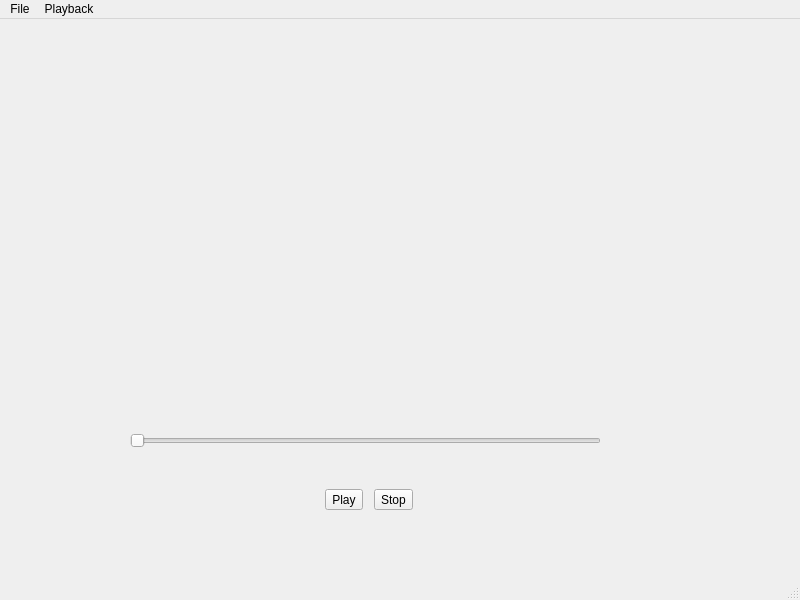
<?xml version="1.0" encoding="UTF-8"?>
<ui version="4.0">
 <class>MainWindow</class>
 <widget class="QMainWindow" name="MainWindow">
  <property name="geometry">
   <rect>
    <x>0</x>
    <y>0</y>
    <width>800</width>
    <height>600</height>
   </rect>
  </property>
  <property name="windowTitle">
   <string>MainWindow</string>
  </property>
  <widget class="QWidget" name="centralwidget">
   <widget class="QWidget" name="horizontalLayoutWidget">
    <property name="geometry">
     <rect>
      <x>320</x>
      <y>467</y>
      <width>100</width>
      <height>27</height>
     </rect>
    </property>
    <layout class="QHBoxLayout" name="controlButtonLayout">
     <item>
      <widget class="QToolButton" name="playButton">
       <property name="text">
        <string>Play</string>
       </property>
      </widget>
     </item>
     <item>
      <widget class="QToolButton" name="stopButton">
       <property name="text">
        <string>Stop</string>
       </property>
      </widget>
     </item>
    </layout>
   </widget>
   <widget class="TrackSeeker" name="trackSeeker">
    <property name="geometry">
     <rect>
      <x>130</x>
      <y>410</y>
      <width>471</width>
      <height>23</height>
     </rect>
    </property>
    <property name="orientation">
     <enum>Qt::Horizontal</enum>
    </property>
   </widget>
  </widget>
  <widget class="QMenuBar" name="menubar">
   <property name="geometry">
    <rect>
     <x>0</x>
     <y>0</y>
     <width>800</width>
     <height>19</height>
    </rect>
   </property>
   <widget class="QMenu" name="menuFile">
    <property name="title">
     <string>File</string>
    </property>
    <addaction name="actionOpen"/>
    <addaction name="actionDecode_to_wav"/>
    <addaction name="actionExit"/>
   </widget>
   <widget class="QMenu" name="menuPlayback">
    <property name="title">
     <string>Playback</string>
    </property>
    <addaction name="actionPlay"/>
    <addaction name="actionStop"/>
   </widget>
   <addaction name="menuFile"/>
   <addaction name="menuPlayback"/>
  </widget>
  <widget class="QStatusBar" name="statusbar"/>
  <action name="actionOpen">
   <property name="text">
    <string>Open</string>
   </property>
   <property name="shortcut">
    <string>Ctrl+O</string>
   </property>
  </action>
  <action name="actionDecode_to_wav">
   <property name="text">
    <string>Decode to wav</string>
   </property>
   <property name="shortcut">
    <string>Ctrl+D</string>
   </property>
  </action>
  <action name="actionPlay">
   <property name="text">
    <string>Play</string>
   </property>
   <property name="shortcut">
    <string>Ctrl+P</string>
   </property>
  </action>
  <action name="actionExit">
   <property name="text">
    <string>Exit</string>
   </property>
   <property name="shortcut">
    <string>Ctrl+Q</string>
   </property>
  </action>
  <action name="actionStop">
   <property name="text">
    <string>Stop</string>
   </property>
  </action>
 </widget>
 <customwidgets>
  <customwidget>
   <class>TrackSeeker</class>
   <extends>QSlider</extends>
   <header>trackseeker.hpp</header>
  </customwidget>
 </customwidgets>
 <resources/>
 <connections>
  <connection>
   <sender>actionExit</sender>
   <signal>triggered()</signal>
   <receiver>MainWindow</receiver>
   <slot>close()</slot>
   <hints>
    <hint type="sourcelabel">
     <x>-1</x>
     <y>-1</y>
    </hint>
    <hint type="destinationlabel">
     <x>399</x>
     <y>299</y>
    </hint>
   </hints>
  </connection>
 </connections>
</ui>
